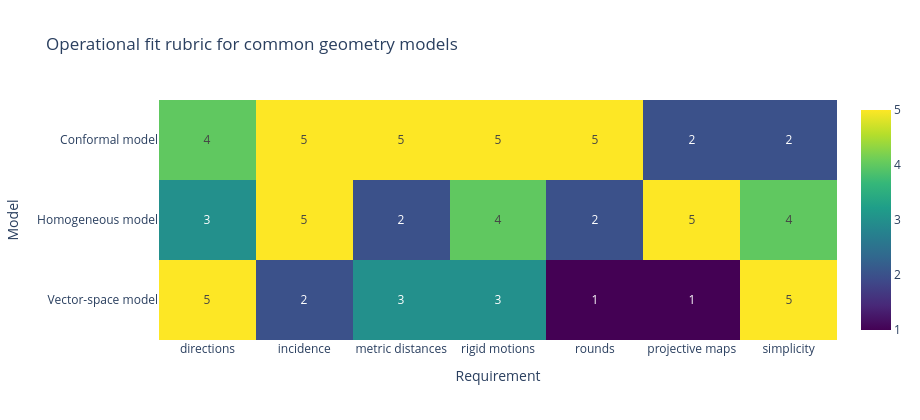

Write notebook code for a chart like this one.
### Markdown cell above
## Model Comparison as Data

The source chapter lists several geometries to make one point: the representation should
be chosen so the defining symmetries are easy to express and hard to accidentally break.
The table below turns that idea into a small scoring matrix. The numbers are not
universal truth; they are a compact engineering rubric for this notebook. A score of five
means the model makes that requirement feel native. A score of one means the model can
still be useful, but you should expect conversions, special cases, or missing structure.

This is a healthy way to think about geometric algebra in software. A model is not better
merely because it has more coordinates. More coordinates are worthwhile when they make
the desired operators linear, metric-preserving, or uniformly applicable to many object
types. Otherwise they are just extra state to test.

### Code cell
profiles = profile_table()
labels, criteria, score_matrix = model_score_matrix()

summary_lines = ["| Model | Representation | Design question |", "|---|---|---|"]
for row in profiles:
    summary_lines.append(
        f"| {row['name']} | {row['representational_space']} | {row['design_question']} |"
    )
display(Markdown("\n".join(summary_lines)))

fig_scores = go.Figure(
    data=go.Heatmap(
        z=score_matrix,
        x=[criterion.replace("_", " ") for criterion in criteria],
        y=labels,
        colorscale="Viridis",
        zmin=1,
        zmax=5,
        text=score_matrix.astype(int),
        texttemplate="%{text}",
        hovertemplate="%{y}<br>%{x}: %{z}<extra></extra>",
    )
)
fig_scores.update_layout(
    title="Operational fit rubric for common geometry models",
    height=420,
    width=920,
    xaxis_title="Requirement",
    yaxis_title="Model",
)
model_heatmap_path = remember(
    save_plotly_html(fig_scores, "chapter-17", "plots", "model-score-heatmap.html", root=ARTIFACT_ROOT)
)
print(f"saved {rel(model_heatmap_path)}")
fig_scores

### Figure 1 — Plotly figure (JSON) as saved in the notebook; plotly's stock layout.template omitted (floating-point values rounded to 4 significant figures)
{"data": [{"colorscale": [[0.0, "#440154"], [0.1111, "#482878"], [0.2222, "#3e4989"], [0.3333, "#31688e"], [0.4444, "#26828e"], [0.5556, "#1f9e89"], [0.6667, "#35b779"], [0.7778, "#6ece58"], [0.8889, "#b5de2b"], [1.0, "#fde725"]], "hovertemplate": "%{y}<br>%{x}: %{z}<extra></extra>", "text": [[5, 2, 3, 3, 1, 1, 5], [3, 5, 2, 4, 2, 5, 4], [4, 5, 5, 5, 5, 2, 2]], "texttemplate": "%{text}", "type": "heatmap", "x": ["directions", "incidence", "metric distances", "rigid motions", "rounds", "projective maps", "simplicity"], "y": ["Vector-space model", "Homogeneous model", "Conformal model"], "z": [[5.0, 2.0, 3.0, 3.0, 1.0, 1.0, 5.0], [3.0, 5.0, 2.0, 4.0, 2.0, 5.0, 4.0], [4.0, 5.0, 5.0, 5.0, 5.0, 2.0, 2.0]], "zmax": 5, "zmin": 1}], "layout": {"height": 420, "title": {"text": "Operational fit rubric for common geometry models"}, "width": 920, "xaxis": {"title": {"text": "Requirement"}}, "yaxis": {"title": {"text": "Model"}}}}
